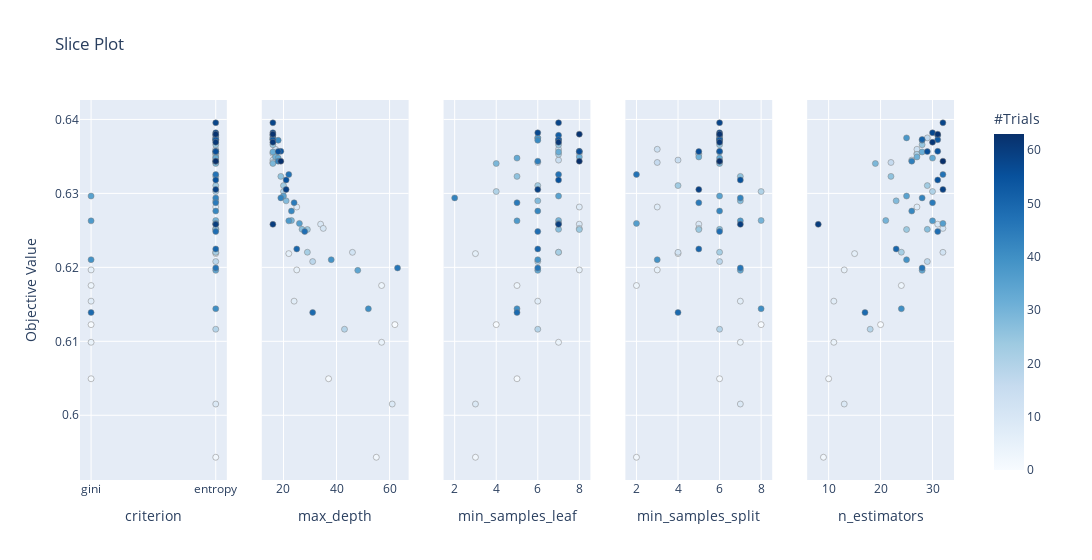

The notebook cell this image was saved under:
### Code cell
optuna.visualization.plot_slice(study_1)

### Figure 1 — Plotly figure (JSON) as saved in the notebook; plotly's stock layout.template omitted (floating-point values rounded to 4 significant figures)
{"data": [{"marker": {"color": [0, 1, 2, 3, 4, 5, 6, 7, 8, 9, 10, 11, 12, 13, 14, 15, 16, 17, 18, 19, 20, 21, 22, 23, 24, 25, 26, 27, 28, 29, 30, 31, 32, 33, 34, 35, 36, 37, 38, 39, 40, 41, 42, 43, 44, 45, 46, 47, 48, 49, 50, 51, 52, 53, 54, 55, 56, 57, 58, 59, 60, 61, 62, 63], "colorbar": {"title": {"text": "#Trials"}, "x": 1, "xpad": 40}, "colorscale": [[0, "rgb(247,251,255)"], [0.125, "rgb(222,235,247)"], [0.25, "rgb(198,219,239)"], [0.375, "rgb(158,202,225)"], [0.5, "rgb(107,174,214)"], [0.625, "rgb(66,146,198)"], [0.75, "rgb(33,113,181)"], [0.875, "rgb(8,81,156)"], [1, "rgb(8,48,107)"]], "line": {"color": "Grey", "width": 0.5}, "showscale": true}, "mode": "markers", "showlegend": false, "type": "scatter", "x": ["gini", "gini", "entropy", "gini", "gini", "gini", "entropy", "gini", "entropy", "entropy", "entropy", "entropy", "entropy", "entropy", "entropy", "entropy", "entropy", "entropy", "entropy", "entropy", "entropy", "entropy", "entropy", "entropy", "entropy", "entropy", "entropy", "entropy", "entropy", "entropy", "entropy", "entropy", "entropy", "entropy", "entropy", "gini", "entropy", "gini", "entropy", "gini", "entropy", "entropy", "entropy", "entropy", "entropy", "entropy", "entropy", "entropy", "entropy", "gini", "entropy", "entropy", "entropy", "entropy", "entropy", "entropy", "entropy", "entropy", "entropy", "entropy", "entropy", "entropy", "entropy", "entropy"], "xaxis": "x", "y": [0.6123, 0.6049, 0.5943, 0.6175, 0.6099, 0.6197, 0.6219, 0.6154, 0.6282, 0.6015, 0.6258, 0.6253, 0.622, 0.6354, 0.636, 0.6345, 0.6342, 0.6375, 0.6208, 0.6116, 0.6303, 0.6353, 0.622, 0.6311, 0.6251, 0.6366, 0.6323, 0.6251, 0.629, 0.634, 0.6263, 0.6349, 0.6356, 0.6348, 0.6196, 0.6296, 0.6259, 0.6263, 0.6375, 0.621, 0.6144, 0.6372, 0.6276, 0.6294, 0.6344, 0.6287, 0.6199, 0.6326, 0.6248, 0.6139, 0.6225, 0.6373, 0.6379, 0.6373, 0.6357, 0.6318, 0.6357, 0.6382, 0.6396, 0.6305, 0.6258, 0.6369, 0.638, 0.6344], "yaxis": "y"}, {"marker": {"color": [0, 1, 2, 3, 4, 5, 6, 7, 8, 9, 10, 11, 12, 13, 14, 15, 16, 17, 18, 19, 20, 21, 22, 23, 24, 25, 26, 27, 28, 29, 30, 31, 32, 33, 34, 35, 36, 37, 38, 39, 40, 41, 42, 43, 44, 45, 46, 47, 48, 49, 50, 51, 52, 53, 54, 55, 56, 57, 58, 59, 60, 61, 62, 63], "colorbar": {"title": {"text": "#Trials"}, "x": 1, "xpad": 40}, "colorscale": [[0, "rgb(247,251,255)"], [0.125, "rgb(222,235,247)"], [0.25, "rgb(198,219,239)"], [0.375, "rgb(158,202,225)"], [0.5, "rgb(107,174,214)"], [0.625, "rgb(66,146,198)"], [0.75, "rgb(33,113,181)"], [0.875, "rgb(8,81,156)"], [1, "rgb(8,48,107)"]], "line": {"color": "Grey", "width": 0.5}, "showscale": false}, "mode": "markers", "showlegend": false, "type": "scatter", "x": [62, 37, 55, 57, 57, 25, 22, 24, 25, 61, 34, 35, 46, 16, 17, 16, 16, 16, 31, 43, 20, 17, 29, 20, 29, 16, 19, 27, 21, 16, 23, 17, 16, 18, 48, 20, 26, 22, 16, 38, 52, 18, 23, 19, 18, 24, 63, 22, 28, 31, 25, 16, 16, 16, 19, 21, 18, 16, 16, 21, 16, 16, 16, 19], "xaxis": "x2", "y": [0.6123, 0.6049, 0.5943, 0.6175, 0.6099, 0.6197, 0.6219, 0.6154, 0.6282, 0.6015, 0.6258, 0.6253, 0.622, 0.6354, 0.636, 0.6345, 0.6342, 0.6375, 0.6208, 0.6116, 0.6303, 0.6353, 0.622, 0.6311, 0.6251, 0.6366, 0.6323, 0.6251, 0.629, 0.634, 0.6263, 0.6349, 0.6356, 0.6348, 0.6196, 0.6296, 0.6259, 0.6263, 0.6375, 0.621, 0.6144, 0.6372, 0.6276, 0.6294, 0.6344, 0.6287, 0.6199, 0.6326, 0.6248, 0.6139, 0.6225, 0.6373, 0.6379, 0.6373, 0.6357, 0.6318, 0.6357, 0.6382, 0.6396, 0.6305, 0.6258, 0.6369, 0.638, 0.6344], "yaxis": "y2"}, {"marker": {"color": [0, 1, 2, 3, 4, 5, 6, 7, 8, 9, 10, 11, 12, 13, 14, 15, 16, 17, 18, 19, 20, 21, 22, 23, 24, 25, 26, 27, 28, 29, 30, 31, 32, 33, 34, 35, 36, 37, 38, 39, 40, 41, 42, 43, 44, 45, 46, 47, 48, 49, 50, 51, 52, 53, 54, 55, 56, 57, 58, 59, 60, 61, 62, 63], "colorbar": {"title": {"text": "#Trials"}, "x": 1, "xpad": 40}, "colorscale": [[0, "rgb(247,251,255)"], [0.125, "rgb(222,235,247)"], [0.25, "rgb(198,219,239)"], [0.375, "rgb(158,202,225)"], [0.5, "rgb(107,174,214)"], [0.625, "rgb(66,146,198)"], [0.75, "rgb(33,113,181)"], [0.875, "rgb(8,81,156)"], [1, "rgb(8,48,107)"]], "line": {"color": "Grey", "width": 0.5}, "showscale": false}, "mode": "markers", "showlegend": false, "type": "scatter", "x": [4, 5, 3, 5, 7, 8, 3, 6, 8, 3, 8, 8, 7, 8, 7, 7, 6, 6, 6, 6, 4, 7, 7, 6, 8, 7, 5, 7, 6, 4, 7, 8, 7, 5, 6, 7, 7, 5, 6, 6, 5, 6, 6, 2, 6, 5, 6, 7, 6, 5, 6, 7, 7, 7, 8, 7, 8, 6, 7, 6, 7, 7, 8, 8], "xaxis": "x3", "y": [0.6123, 0.6049, 0.5943, 0.6175, 0.6099, 0.6197, 0.6219, 0.6154, 0.6282, 0.6015, 0.6258, 0.6253, 0.622, 0.6354, 0.636, 0.6345, 0.6342, 0.6375, 0.6208, 0.6116, 0.6303, 0.6353, 0.622, 0.6311, 0.6251, 0.6366, 0.6323, 0.6251, 0.629, 0.634, 0.6263, 0.6349, 0.6356, 0.6348, 0.6196, 0.6296, 0.6259, 0.6263, 0.6375, 0.621, 0.6144, 0.6372, 0.6276, 0.6294, 0.6344, 0.6287, 0.6199, 0.6326, 0.6248, 0.6139, 0.6225, 0.6373, 0.6379, 0.6373, 0.6357, 0.6318, 0.6357, 0.6382, 0.6396, 0.6305, 0.6258, 0.6369, 0.638, 0.6344], "yaxis": "y3"}, {"marker": {"color": [0, 1, 2, 3, 4, 5, 6, 7, 8, 9, 10, 11, 12, 13, 14, 15, 16, 17, 18, 19, 20, 21, 22, 23, 24, 25, 26, 27, 28, 29, 30, 31, 32, 33, 34, 35, 36, 37, 38, 39, 40, 41, 42, 43, 44, 45, 46, 47, 48, 49, 50, 51, 52, 53, 54, 55, 56, 57, 58, 59, 60, 61, 62, 63], "colorbar": {"title": {"text": "#Trials"}, "x": 1, "xpad": 40}, "colorscale": [[0, "rgb(247,251,255)"], [0.125, "rgb(222,235,247)"], [0.25, "rgb(198,219,239)"], [0.375, "rgb(158,202,225)"], [0.5, "rgb(107,174,214)"], [0.625, "rgb(66,146,198)"], [0.75, "rgb(33,113,181)"], [0.875, "rgb(8,81,156)"], [1, "rgb(8,48,107)"]], "line": {"color": "Grey", "width": 0.5}, "showscale": false}, "mode": "markers", "showlegend": false, "type": "scatter", "x": [8, 6, 2, 2, 7, 3, 4, 7, 3, 7, 5, 5, 4, 5, 3, 4, 3, 6, 6, 6, 8, 5, 6, 4, 5, 6, 7, 6, 7, 6, 8, 5, 6, 6, 7, 6, 2, 7, 6, 3, 8, 6, 6, 7, 6, 5, 7, 2, 6, 4, 5, 6, 6, 6, 6, 7, 5, 6, 6, 5, 7, 6, 6, 6], "xaxis": "x4", "y": [0.6123, 0.6049, 0.5943, 0.6175, 0.6099, 0.6197, 0.6219, 0.6154, 0.6282, 0.6015, 0.6258, 0.6253, 0.622, 0.6354, 0.636, 0.6345, 0.6342, 0.6375, 0.6208, 0.6116, 0.6303, 0.6353, 0.622, 0.6311, 0.6251, 0.6366, 0.6323, 0.6251, 0.629, 0.634, 0.6263, 0.6349, 0.6356, 0.6348, 0.6196, 0.6296, 0.6259, 0.6263, 0.6375, 0.621, 0.6144, 0.6372, 0.6276, 0.6294, 0.6344, 0.6287, 0.6199, 0.6326, 0.6248, 0.6139, 0.6225, 0.6373, 0.6379, 0.6373, 0.6357, 0.6318, 0.6357, 0.6382, 0.6396, 0.6305, 0.6258, 0.6369, 0.638, 0.6344], "yaxis": "y4"}, {"marker": {"color": [0, 1, 2, 3, 4, 5, 6, 7, 8, 9, 10, 11, 12, 13, 14, 15, 16, 17, 18, 19, 20, 21, 22, 23, 24, 25, 26, 27, 28, 29, 30, 31, 32, 33, 34, 35, 36, 37, 38, 39, 40, 41, 42, 43, 44, 45, 46, 47, 48, 49, 50, 51, 52, 53, 54, 55, 56, 57, 58, 59, 60, 61, 62, 63], "colorbar": {"title": {"text": "#Trials"}, "x": 1, "xpad": 40}, "colorscale": [[0, "rgb(247,251,255)"], [0.125, "rgb(222,235,247)"], [0.25, "rgb(198,219,239)"], [0.375, "rgb(158,202,225)"], [0.5, "rgb(107,174,214)"], [0.625, "rgb(66,146,198)"], [0.75, "rgb(33,113,181)"], [0.875, "rgb(8,81,156)"], [1, "rgb(8,48,107)"]], "line": {"color": "Grey", "width": 0.5}, "showscale": false}, "mode": "markers", "showlegend": false, "type": "scatter", "x": [20, 10, 9, 24, 11, 13, 15, 11, 27, 13, 31, 32, 32, 27, 27, 26, 22, 29, 29, 18, 30, 27, 24, 29, 25, 28, 22, 29, 23, 19, 21, 27, 28, 30, 28, 25, 32, 30, 25, 25, 24, 28, 26, 28, 26, 30, 28, 32, 31, 17, 23, 28, 31, 31, 31, 31, 29, 30, 32, 32, 8, 30, 31, 32], "xaxis": "x5", "y": [0.6123, 0.6049, 0.5943, 0.6175, 0.6099, 0.6197, 0.6219, 0.6154, 0.6282, 0.6015, 0.6258, 0.6253, 0.622, 0.6354, 0.636, 0.6345, 0.6342, 0.6375, 0.6208, 0.6116, 0.6303, 0.6353, 0.622, 0.6311, 0.6251, 0.6366, 0.6323, 0.6251, 0.629, 0.634, 0.6263, 0.6349, 0.6356, 0.6348, 0.6196, 0.6296, 0.6259, 0.6263, 0.6375, 0.621, 0.6144, 0.6372, 0.6276, 0.6294, 0.6344, 0.6287, 0.6199, 0.6326, 0.6248, 0.6139, 0.6225, 0.6373, 0.6379, 0.6373, 0.6357, 0.6318, 0.6357, 0.6382, 0.6396, 0.6305, 0.6258, 0.6369, 0.638, 0.6344], "yaxis": "y5"}], "layout": {"title": {"text": "Slice Plot"}, "width": 1500, "xaxis": {"anchor": "y", "domain": [0, 0.168], "title": {"text": "criterion"}}, "xaxis2": {"anchor": "y2", "domain": [0.208, 0.376], "title": {"text": "max_depth"}}, "xaxis3": {"anchor": "y3", "domain": [0.416, 0.584], "title": {"text": "min_samples_leaf"}}, "xaxis4": {"anchor": "y4", "domain": [0.624, 0.792], "title": {"text": "min_samples_split"}}, "xaxis5": {"anchor": "y5", "domain": [0.832, 1], "title": {"text": "n_estimators"}}, "yaxis": {"anchor": "x", "domain": [0, 1], "title": {"text": "Objective Value"}}, "yaxis2": {"anchor": "x2", "domain": [0, 1], "matches": "y", "showticklabels": false}, "yaxis3": {"anchor": "x3", "domain": [0, 1], "matches": "y", "showticklabels": false}, "yaxis4": {"anchor": "x4", "domain": [0, 1], "matches": "y", "showticklabels": false}, "yaxis5": {"anchor": "x5", "domain": [0, 1], "matches": "y", "showticklabels": false}}}
